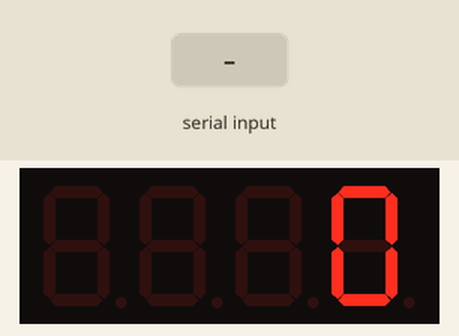
The sketch below on a simulated Arduino Uno, built with avr-gcc and run on an emulated ATmega328P. Shown: 4-digit seven-segment display. The inputs (shaded band) are chosen by the test bench.

Above: at 1.2 s.
1.3 s: byte 30 received over Serial
At 2.5 s:
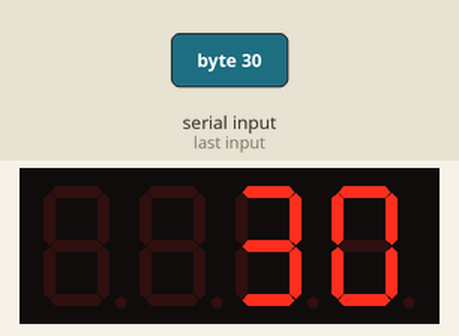
2.8 s: byte 90 received over Serial
4.3 s: byte 120 received over Serial
At 5.0 s:
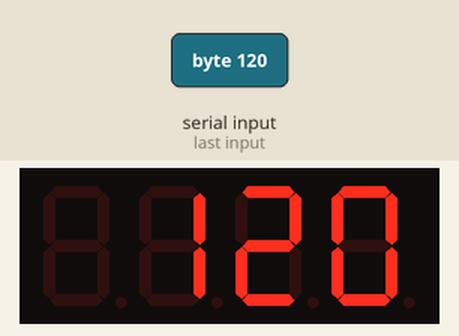
Timing chart, 0 to 7.3 s (numbered marks = the images above; inputs shaded):
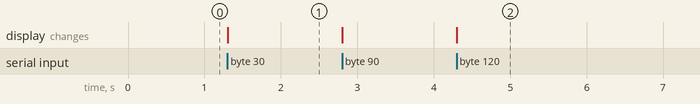

The sketch:

adisplaySerial.ino
```cpp
#include <Adafruit_LEDBackpack.h>
#include <Wire.h>
#include <Adafruit_GFX.h> //graphics, for 7 seg

Adafruit_7segment matrix = Adafruit_7segment(); //control 7 seg display

void setup() {
	Serial.begin(9600);

	matrix.begin(0x70);
	matrix.print(0, DEC);
	matrix.writeDisplay();

}

void loop() {
	if (Serial.available()) {
		int inChar = Serial.read();
		matrix.print(inChar, DEC);
		matrix.writeDisplay();
	}
}
```

Measured:
- after the input at 1.3 s, the display: changes at once (image 1)
- after the input at 4.3 s, the display: changes at once (image 2)
